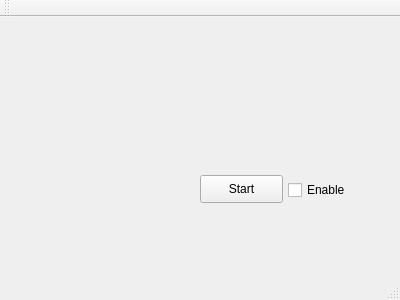
<?xml version="1.0" encoding="UTF-8"?>
<ui version="4.0">
 <class>MainWindow</class>
 <widget class="QMainWindow" name="MainWindow">
  <property name="geometry">
   <rect>
    <x>0</x>
    <y>0</y>
    <width>400</width>
    <height>300</height>
   </rect>
  </property>
  <property name="windowTitle">
   <string>MainWindow</string>
  </property>
  <widget class="QWidget" name="centralWidget">
   <widget class="QPushButton" name="pushButton">
    <property name="geometry">
     <rect>
      <x>200</x>
      <y>158</y>
      <width>83</width>
      <height>28</height>
     </rect>
    </property>
    <property name="text">
     <string>Start</string>
    </property>
   </widget>
   <widget class="QCheckBox" name="checkBox">
    <property name="geometry">
     <rect>
      <x>288</x>
      <y>160</y>
      <width>89</width>
      <height>26</height>
     </rect>
    </property>
    <property name="text">
     <string>Enable</string>
    </property>
   </widget>
  </widget>
  <widget class="QMenuBar" name="menuBar">
   <property name="geometry">
    <rect>
     <x>0</x>
     <y>0</y>
     <width>400</width>
     <height>25</height>
    </rect>
   </property>
  </widget>
  <widget class="QToolBar" name="mainToolBar">
   <attribute name="toolBarArea">
    <enum>TopToolBarArea</enum>
   </attribute>
   <attribute name="toolBarBreak">
    <bool>false</bool>
   </attribute>
  </widget>
  <widget class="QStatusBar" name="statusBar"/>
 </widget>
 <layoutdefault spacing="6" margin="11"/>
 <resources/>
 <connections/>
</ui>
